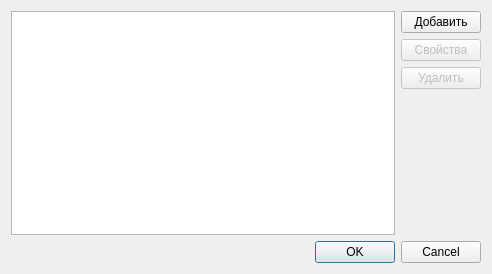
<?xml version="1.0" encoding="UTF-8"?>
<ui version="4.0">
 <class>Dialog</class>
 <widget class="QDialog" name="Dialog">
  <property name="geometry">
   <rect>
    <x>0</x>
    <y>0</y>
    <width>492</width>
    <height>274</height>
   </rect>
  </property>
  <property name="windowTitle">
   <string>Dialog</string>
  </property>
  <layout class="QVBoxLayout" name="verticalLayout_3">
   <item>
    <layout class="QVBoxLayout" name="verticalLayout_2">
     <item>
      <layout class="QHBoxLayout" name="horizontalLayout">
       <item>
        <widget class="QListView" name="listViewPort"/>
       </item>
       <item>
        <layout class="QVBoxLayout" name="verticalLayout">
         <item>
          <widget class="QPushButton" name="addPort">
           <property name="text">
            <string>Добавить</string>
           </property>
          </widget>
         </item>
         <item>
          <widget class="QPushButton" name="editPort">
           <property name="enabled">
            <bool>false</bool>
           </property>
           <property name="text">
            <string>Свойства</string>
           </property>
          </widget>
         </item>
         <item>
          <widget class="QPushButton" name="deletePort">
           <property name="enabled">
            <bool>false</bool>
           </property>
           <property name="text">
            <string>Удалить</string>
           </property>
          </widget>
         </item>
         <item>
          <spacer name="verticalSpacer_3">
           <property name="orientation">
            <enum>Qt::Vertical</enum>
           </property>
           <property name="sizeHint" stdset="0">
            <size>
             <width>20</width>
             <height>40</height>
            </size>
           </property>
          </spacer>
         </item>
        </layout>
       </item>
      </layout>
     </item>
     <item>
      <widget class="QDialogButtonBox" name="buttonBox">
       <property name="orientation">
        <enum>Qt::Horizontal</enum>
       </property>
       <property name="standardButtons">
        <set>QDialogButtonBox::Cancel|QDialogButtonBox::Ok</set>
       </property>
      </widget>
     </item>
    </layout>
   </item>
  </layout>
 </widget>
 <resources/>
 <connections>
  <connection>
   <sender>buttonBox</sender>
   <signal>accepted()</signal>
   <receiver>Dialog</receiver>
   <slot>accept()</slot>
   <hints>
    <hint type="sourcelabel">
     <x>248</x>
     <y>254</y>
    </hint>
    <hint type="destinationlabel">
     <x>157</x>
     <y>274</y>
    </hint>
   </hints>
  </connection>
  <connection>
   <sender>buttonBox</sender>
   <signal>rejected()</signal>
   <receiver>Dialog</receiver>
   <slot>reject()</slot>
   <hints>
    <hint type="sourcelabel">
     <x>316</x>
     <y>260</y>
    </hint>
    <hint type="destinationlabel">
     <x>286</x>
     <y>274</y>
    </hint>
   </hints>
  </connection>
 </connections>
</ui>
